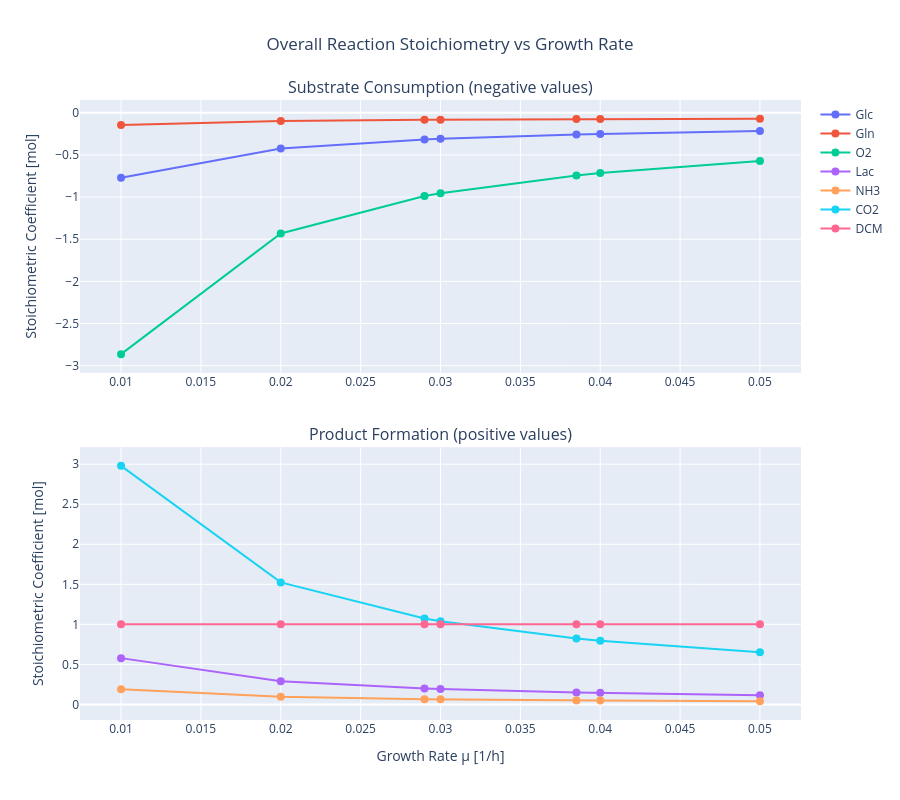

Notebook cell for this chart:
### Markdown cell above
## 7. Visualize Overall Reaction Coefficients vs Growth Rate

### Code cell
# Prepare data for plotting
species_to_plot = ['Glc', 'Gln', 'O2', 'Lac', 'NH3', 'CO2', 'DCM']

# Create subplots
fig = make_subplots(
    rows=2, cols=1,
    subplot_titles=('Substrate Consumption (negative values)', 'Product Formation (positive values)'),
    vertical_spacing=0.12
)

# Extract data for each species
for species in species_to_plot:
    coeffs = [overall_reactions[mu].get(species, 0) for mu in mu_values]
    
    # Determine if substrate or product
    is_substrate = all(c <= 0 for c in coeffs if abs(c) > 1e-10)
    row = 1 if is_substrate else 2
    
    fig.add_trace(
        go.Scatter(
            x=mu_values,
            y=coeffs,
            mode='lines+markers',
            name=species,
            line=dict(width=2),
            marker=dict(size=8)
        ),
        row=row, col=1
    )

# Update layout
fig.update_xaxes(title_text="Growth Rate μ [1/h]", row=2, col=1)
fig.update_yaxes(title_text="Stoichiometric Coefficient [mol]", row=1, col=1)
fig.update_yaxes(title_text="Stoichiometric Coefficient [mol]", row=2, col=1)

fig.update_layout(
    title=dict(
        text="Overall Reaction Stoichiometry vs Growth Rate",
        x=0.5,
        xanchor='center'
    ),
    height=800,
    showlegend=True,
    hovermode='x unified'
)

fig.show()

### Figure 1 — Plotly figure (JSON) as saved in the notebook; plotly's stock layout.template omitted (floating-point values rounded to 4 significant figures)
{"data": [{"line": {"width": 2}, "marker": {"size": 8}, "mode": "lines+markers", "name": "Glc", "type": "scatter", "x": [0.01, 0.02, 0.029, 0.03, 0.03851, 0.04, 0.05], "xaxis": "x", "y": [-0.7718, -0.4244, -0.3166, -0.3086, -0.2575, -0.2507, -0.216], "yaxis": "y"}, {"line": {"width": 2}, "marker": {"size": 8}, "mode": "lines+markers", "name": "Gln", "type": "scatter", "x": [0.01, 0.02, 0.029, 0.03, 0.03851, 0.04, 0.05], "xaxis": "x", "y": [-0.1461, -0.09843, -0.08365, -0.08255, -0.07554, -0.07462, -0.06985], "yaxis": "y"}, {"line": {"width": 2}, "marker": {"size": 8}, "mode": "lines+markers", "name": "O2", "type": "scatter", "x": [0.01, 0.02, 0.029, 0.03, 0.03851, 0.04, 0.05], "xaxis": "x", "y": [-2.863, -1.432, -0.9874, -0.9545, -0.7435, -0.7158, -0.5727], "yaxis": "y"}, {"line": {"width": 2}, "marker": {"size": 8}, "mode": "lines+markers", "name": "Lac", "type": "scatter", "x": [0.01, 0.02, 0.029, 0.03, 0.03851, 0.04, 0.05], "xaxis": "x2", "y": [0.578, 0.289, 0.1993, 0.1927, 0.1501, 0.1445, 0.1156], "yaxis": "y2"}, {"line": {"width": 2}, "marker": {"size": 8}, "mode": "lines+markers", "name": "NH3", "type": "scatter", "x": [0.01, 0.02, 0.029, 0.03, 0.03851, 0.04, 0.05], "xaxis": "x2", "y": [0.1905, 0.09526, 0.0657, 0.06351, 0.04948, 0.04763, 0.03811], "yaxis": "y2"}, {"line": {"width": 2}, "marker": {"size": 8}, "mode": "lines+markers", "name": "CO2", "type": "scatter", "x": [0.01, 0.02, 0.029, 0.03, 0.03851, 0.04, 0.05], "xaxis": "x2", "y": [2.979, 1.524, 1.072, 1.039, 0.8244, 0.7962, 0.6507], "yaxis": "y2"}, {"line": {"width": 2}, "marker": {"size": 8}, "mode": "lines+markers", "name": "DCM", "type": "scatter", "x": [0.01, 0.02, 0.029, 0.03, 0.03851, 0.04, 0.05], "xaxis": "x2", "y": [1, 1, 1, 1, 1, 1, 1], "yaxis": "y2"}], "layout": {"annotations": [{"font": {"size": 16}, "showarrow": false, "text": "Substrate Consumption (negative values)", "x": 0.5, "xanchor": "center", "xref": "paper", "y": 1, "yanchor": "bottom", "yref": "paper"}, {"font": {"size": 16}, "showarrow": false, "text": "Product Formation (positive values)", "x": 0.5, "xanchor": "center", "xref": "paper", "y": 0.44, "yanchor": "bottom", "yref": "paper"}], "height": 800, "hovermode": "x unified", "showlegend": true, "title": {"text": "Overall Reaction Stoichiometry vs Growth Rate", "x": 0.5, "xanchor": "center"}, "xaxis": {"anchor": "y", "domain": [0, 1]}, "xaxis2": {"anchor": "y2", "domain": [0, 1], "title": {"text": "Growth Rate μ [1/h]"}}, "yaxis": {"anchor": "x", "domain": [0.56, 1], "title": {"text": "Stoichiometric Coefficient [mol]"}}, "yaxis2": {"anchor": "x2", "domain": [0, 0.44], "title": {"text": "Stoichiometric Coefficient [mol]"}}}}
